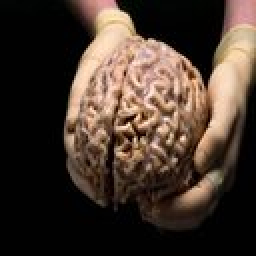
#> input picture Anugrah AK. - 202131037 - Penugasan Praktikum_Konversi Gambar/citra_medis.jpg, 128 x 128 px (shown 2 times larger)
$ jupyter execute '202131037_Anugrah AK..ipynb'
#> lines starting #> are read from the running program, lines starting #| are printed output that depends on the picture
### Import Library

[cell 1]
#202131037_Anugrah AK.
import cv2 as cv

[cell 2]
#20231037_Anugrah AK.
import numpy as np

### Membaca Gambar

[cell 3]
#202131037_Anugrah AK.
medical = cv.imread('citra_medis.jpg')
#> medical is the input picture: shape (128, 128, 3); mean B, G, R 45.5, 55.4, 70.2

[cell 4]
#202131037_Anugrah AK.
cv.imshow("citra medis awal",medical)
cv.waitKey(0)
cv.destroyAllWindows()

### Dimensi Gambar dan Tipe Data

[cell 5]
#202131037_Anugrah AK.
print(medical.shape)
#| (128, 128, 3)
print(medical.dtype)
#| uint8

### Membagi Gambar RGB

[cell 6]
#202131037_Anugrah AK.
b = medical[:,:,0]
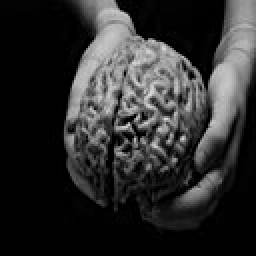
#> b: shape (128, 128) (shown 2 times larger); min 0, max 219, mean 45.5
g = medical[:,:,0]
r = medical[:,:,0]

### Mengkonversi Gambar RGB ke Grayscale

[cell 7]
#202131037_Anugrah AK.
panjang = len(medical)
#> panjang = 128
lebar = len(medical)
#> lebar = 128

medical_gray = np.zeros((panjang,lebar))

for i in range (panjang):
    for j in range (lebar):
        medical_gray[i,j] = 0.2989 * r[i,j] + 0.587 * g[i,j] + 0.1141 * b[i,j]

medical_gray = medical_gray.astype(np.uint8)

[cell 8]
#202131037_Anugrah AK.
cv.imshow('Medical Gray', medical_gray)
cv.waitKey(0)
cv.destroyAllWindows()

[cell 9]
#202131037_Anugrah AK.
print(medical_gray)
#> (printed output is left out)

### Mengkonversi Grayscale ke Biner

[cell 10]
#202131037_Anugrah AK.
panjang=len(medical)
lebar=len(medical[0])

threshold=255

medical_biner=np.zeros((panjang,lebar))
for i in range (panjang):
    for j in range (lebar):
        if medical_gray[i,j]>=threshold:
            medical_biner[i,j]=0
        else:
                medical_biner[i,j]=1
#> medical_biner: shape (128, 128) float64; every value is 1

[cell 11]
#202131037_Anugrah AK.
cv.imshow('Medical Biner', medical_gray)
cv.waitKey(0)
cv.destroyAllWindows()

### Cetak Piksel pada indeks tertentu

[cell 12]
#202131037_Anugrah AK.
print(medical_gray[50,50])
#| 143

[cell 13]
#202131037_Anugrah AK.
print(medical_biner[50,50])
#| 1.0
